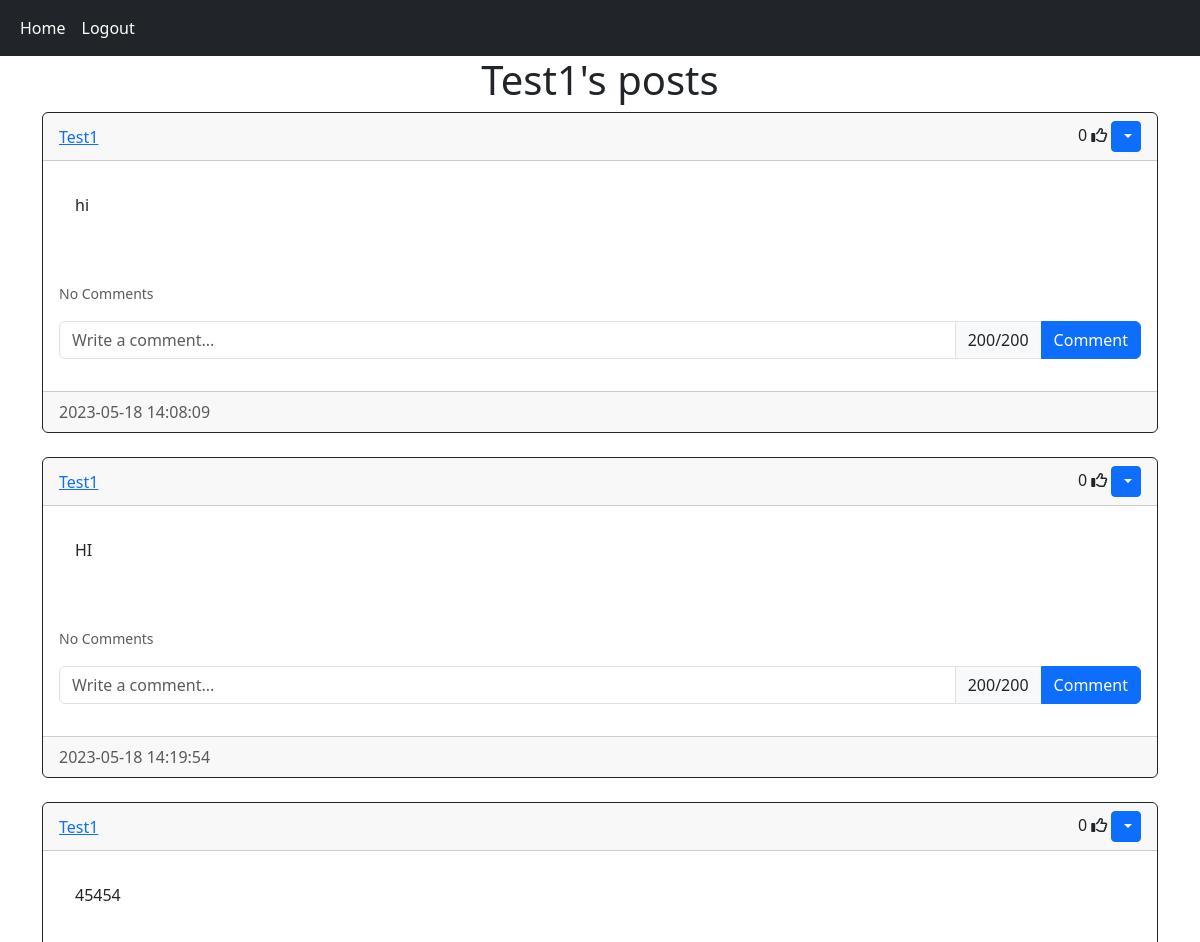
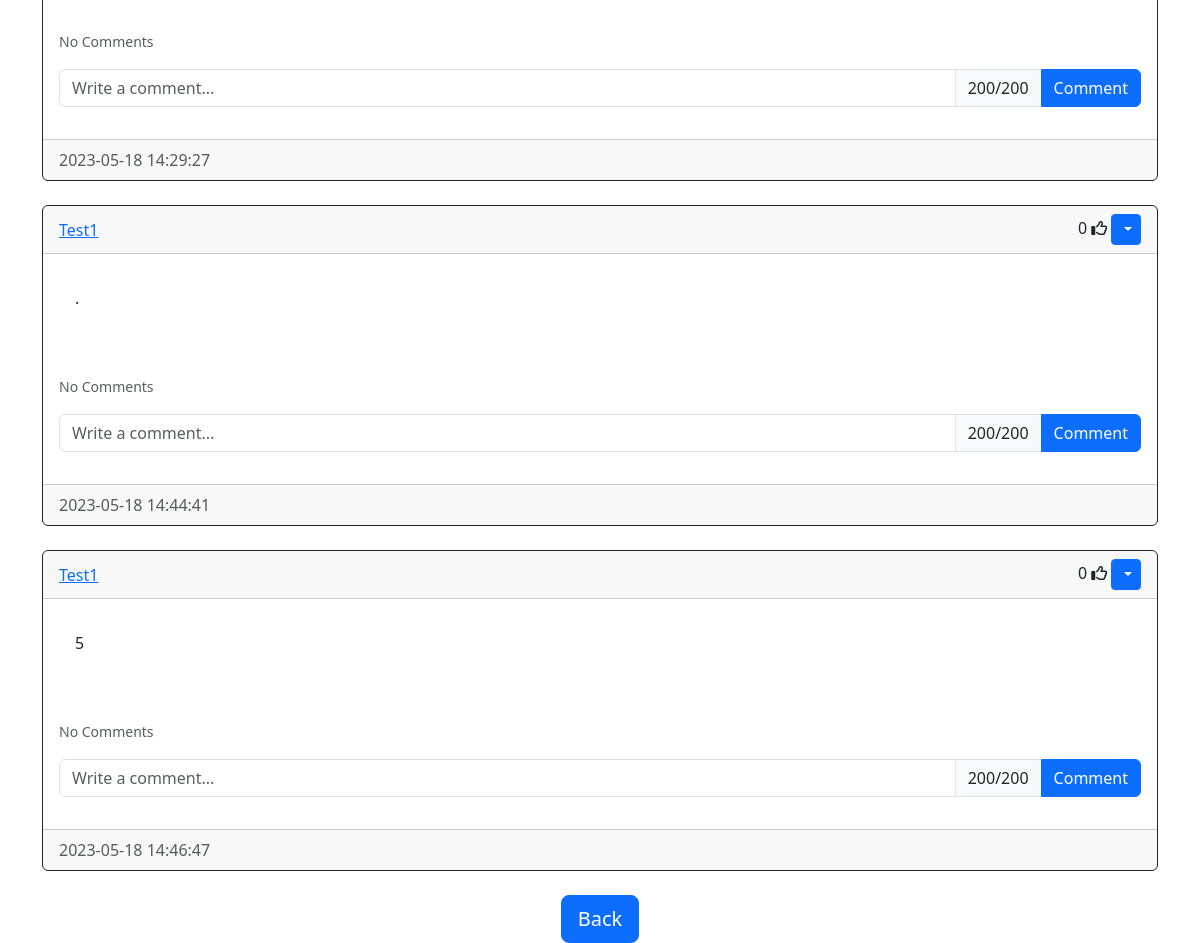
/posts/Test1 (signed in), run on the app's committed database (2 pictures, top to bottom).
### website/models.py (models this page shows)
class User(db.Model, UserMixin):
    id = db.Column(db.Integer, primary_key=True)
    email = db.Column(db.String(150), unique=True)
    username = db.Column(db.String(150), unique=True)
    password = db.Column(db.String(150))
    date_created = db.Column(db.DateTime(timezone=True), default=func.now())
    posts = db.relationship('Post', backref='user', passive_deletes=True)
    comments = db.relationship('Comment', backref='user', passive_deletes=True)
    likes = db.relationship('Like', backref='user', passive_deletes=True)

class Post(db.Model):
    id = db.Column(db.Integer, primary_key=True)
    text = db.Column(db.Text, nullable=False)
    image = db.Column(db.String(255))  # Add a column to store the image file path
    date_created = db.Column(db.DateTime(timezone=True), default=func.now())
    author = db.Column(db.Integer, db.ForeignKey('user.id', ondelete='CASCADE'))
    comments = db.relationship('Comment', backref='post', passive_deletes=True)
    likes = db.relationship('Like', backref='post', passive_deletes=True)

### website/views.py (the view)
@views.route("/posts/<username>")
@login_required
def posts(username):
    user = User.query.filter_by(username=username).first()
    if not user:
        flash('No user with that username exists.', category='error')
        return redirect(url_for('views.home'))
    posts = user.posts
    return render_template("posts.html", user=current_user, posts=posts, username=username)

### website/__init__.py (called while the page is built)
def create_app():
    app = Flask(__name__)
    app.config['SECRET_KEY'] = "helloworld"
    app.config['SQLALCHEMY_DATABASE_URI'] = f'sqlite:///{Mozarwebsite}'
    app.config['UPLOAD_FOLDER'] = r'static\img\uploads'
    app.config['ALLOWED_EXTENSIONS'] = {'png', 'jpg', 'jpeg', 'gif'}
    db.init_app(app)
    from .views import views
    from .auth import auth
    app.register_blueprint(views, url_prefix="/")
    app.register_blueprint(auth, url_prefix="/")
    from .models import User, Post, Comment
    create_database(app)
    login_manager = LoginManager()
    login_manager.login_view = "auth.login"
    login_manager.init_app(app)
    @login_manager.user_loader
    def load_user(id):
        return User.query.get(int(id))
    return app

### website/templates/posts.html (shortened to what this page needs)
{% extends "posts_div.html" %}
{% block header %}
{{username}}'s posts
{% endblock %}
{% block footer %}
<div align="center">
    <a href="/home">
        <button type="button" class="btn btn-primary btn-lg">Back</button>
    </a>
</div>
{% endblock %}

### website/templates/posts_div.html (shortened to what this page needs)
{% extends "base.html" %}
{% block content %}
<h1 align="center">{% block header %}𝓡𝓪𝓿𝓮𝓷𝓼 𝓒𝓸𝓶𝓶𝓾𝓷𝓲𝓽𝔂 𝓑𝓵𝓸𝓰{% endblock %}</h1>
<div id="posts">
    {% for post in posts %}
    <div class="card border-dark">
        <div class="card-header d-flex justify-content-between align-items-center">
            <a href="/posts/{{post.user.username}}">{{post.user.username}}</a>
            <div>
                <span id="likes-count-{{post.id}}">
                    {{ post.likes|length }}</span>
                    {% if user.id in post.likes|map(attribute="author")|list %}
                    <i
                      class="fas fa-thumbs-up"
                      id="like-button-{{post.id}}"
                      onclick="like('{{post.id}}')"
                    ></i>
                    {% else %}
                    <i
                      class="far fa-thumbs-up"
                      id="like-button-{{post.id}}"
                      onclick="like('{{post.id}}')"
                    ></i>
                    {% endif %} {% if user.id == post.author %}
                <div class="btn-group">
                    <button
                        type="button"
                        class="btn btn-sm btn-primary dropdown-toggle"
                        data-bs-toggle="dropdown">
                    </button>
                </div>
                {% endif %}
            </div>
        </div>
        <div class="card-body">
            <div class="card-body">
                <div class="card-text">{{post.text}}</div>
                <br />
            </div>
            <br />
            <p class="card-text">
                {% if post.comments|length > 0 %}
                <a data-bs-toggle="collapse" href="#comments-{{post.id}}" role="button">
<small>View {{post.comments|length}} Comments</small>
</a>
{% else %}
<small class="text-muted">No Comments</small>
{% endif %}
</p>
<form class="input-group mb-3" method='POST' action="/create-comment/{{post.id}}">
<input type="text" name="text" class="form-control" placeholder="Write a comment..."
             maxlength="200" required>
<span class="input-group-text"><span id="comment-counter">200</span>/200</span>
<button type="submit" class="btn btn-primary">Comment</button>
</form>
</div>
<div class="card-footer text-muted">
{{post.date_created}}
</div>
</div>
<br/>
{% endfor %}
</div>
{% block footer %}{% endblock %}
{% endblock %}

### website/templates/base.html (shortened to what this page needs)
<!DOCTYPE html>
<html lang="en">
<head>
  <link href="https://cdn.jsdelivr.net/npm/bootstrap@5.3.0-alpha3/dist/css/bootstrap.min.css" rel="stylesheet" />
  <link rel="stylesheet" type="text/css" href="{{ url_for('static', filename='base.css') }}">
</head>
<body>
  <nav class="navbar navbar-expand-lg navbar-dark bg-dark">
    <div class="container-fluid">
      <div class="collapse navbar-collapse" id="navbar">
        <ul class="navbar-nav">
          <li class="nav-item">
            <a class="nav-link" href="/home">Home</a>
          </li>
          {% if user.is_authenticated %}
          <li class="nav-item">
            <a class="nav-link" href="/logout">Logout</a>
          </li>
          {% endif %}
        </ul>
      </div>
    </div>
  </nav>
  <div class="container">{% block content %}{% endblock %}</div>
</body>
</html>

### website/static/base.css (style rules this page uses)
.navbar { background-color: #333; }
.navbar-nav .nav-link { color: #fff; }

### data on the page
User: username "Test1"
Post: user.username "Test1", likes|length "0", text "hi", date_created "2023-05-18 14:08:09"
Post: user.username "Test1", likes|length "0", text "HI", date_created "2023-05-18 14:19:54"
Post: user.username "Test1", likes|length "0", text "45454", date_created "2023-05-18 14:29:27"
Post: user.username "Test1", likes|length "0", text ".", date_created "2023-05-18 14:44:41"
Post: user.username "Test1", likes|length "0", text "5", date_created "2023-05-18 14:46:47"
